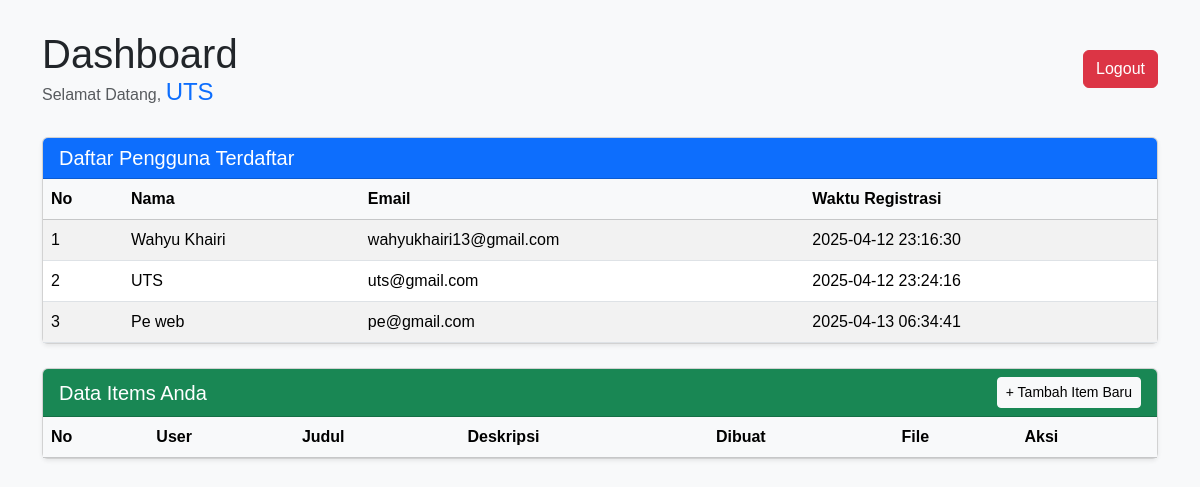
The app's page /dashboard.php (signed in) with its own data.
### tables this page shows
CREATE TABLE `users` (
  `id` int(11) NOT NULL,
  `username` varchar(128) NOT NULL,
  `email` varchar(128) NOT NULL,
  `password` varchar(128) NOT NULL,
  `created_at` timestamp NOT NULL DEFAULT current_timestamp()
);

### dashboard.php (the view, shortened to what this page needs)
<?php
require_once 'db_connection.php';
$query = "SELECT username, email, created_at FROM users";
$result = $conn->query($query);
?>
<!DOCTYPE html>
<html lang="id">
<head>
    <link href="https://cdn.jsdelivr.net/npm/bootstrap@5.3.2/dist/css/bootstrap.min.css" rel="stylesheet">
</head>
<body>
<div class="container">
    <div class="d-flex justify-content-between align-items-center dashboard-header">
        <div>
            <h1 class="mb-0">Dashboard</h1>
            <p class="text-muted mb-0">Selamat Datang, <strong class="h4 text-primary"><?= htmlspecialchars($_SESSION["loggedin_user"]["username"]); ?></strong></p>
        </div>
        <form method="post" class="d-inline">
            <button type="submit" name="logout" class="btn btn-danger">Logout</button>
        </form>
    </div>
    <div class="card mb-4 shadow-sm">
        <div class="card-header bg-primary text-white">
            <h5 class="mb-0">Daftar Pengguna Terdaftar</h5>
        </div>
        <div class="card-body p-0">
            <table class="table table-striped mb-0">
                <thead class="table-light">
                    <tr>
                        <th>No</th>
                        <th>Nama</th>
                        <th>Email</th>
                        <th>Waktu Registrasi</th>
                    </tr>
                </thead>
                <tbody>
                    <?php $no = 1; while ($user = $result->fetch(PDO::FETCH_ASSOC)): ?>
                    <tr>
                        <td><?= $no++ ?></td>
                        <td><?= htmlspecialchars($user['username']) ?></td>
                        <td><?= htmlspecialchars($user['email']) ?></td>
                        <td><?= htmlspecialchars($user['created_at']) ?></td>
                    </tr>
                    <?php endwhile; ?>
                </tbody>
            </table>
        </div>
    </div>
<div class="card shadow-sm">
    <div class="card-header bg-success text-white d-flex justify-content-between align-items-center">
        <h5 class="mb-0">Data Items Anda</h5>
        <a href="create_item.php" class="btn btn-light btn-sm">+ Tambah Item Baru</a>
    </div>
    <div class="card-body p-0">
        <table class="table table-hover mb-0">
            <thead class="table-light">
                <tr>
                    <th>No</th>
                    <th>User</th>
                    <th>Judul</th>
                    <th>Deskripsi</th>
                    <th>Dibuat</th>
                    <th>File</th>
                    <th>Aksi</th>
                </tr>
            </thead>
        </table>
    </div>
</div>
</body>
</html>

### dashboard.php (style rules this page uses)
body { font-family: 'Poppins', sans-serif; background-color: #f8f9fa; }
.dashboard-header { margin-top: 30px; margin-bottom: 30px; }
.table th, .table td { vertical-align: middle; }

### records on screen
users: username "Wahyu Khairi", email "wahyukhairi13@gmail.com", created_at "2025-04-12 23:16:30"
users: username "UTS", email "uts@gmail.com", created_at "2025-04-12 23:24:16"
users: username "Pe web", email "pe@gmail.com", created_at "2025-04-13 06:34:41"

### other values on screen
$_SESSION["loggedin_user"]["username"] "UTS"
